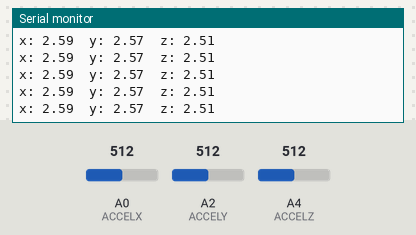
Simulated run of this sketch. Board: Arduino Uno, built with avr-gcc and run on an emulated ATmega328P. Parts: the last lines printed to the serial monitor. The inputs (shaded band) are chosen by the test bench; at power-on: A0 (ACCELX) = 512, A4 (ACCELZ) = 512, A2 (ACCELY) = 512.

Above: at 1.2 s.
1.3 s: A0 (ACCELX) set to 355
At 2.4 s:
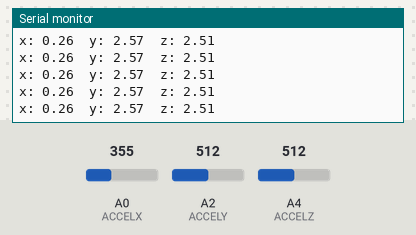
4.3 s: A0 (ACCELX) set to 330
At 5.3 s:
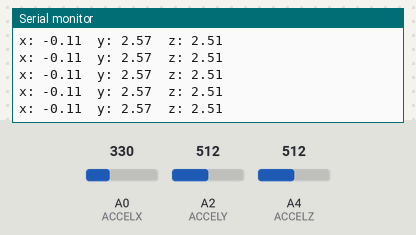
13.3 s: A4 (ACCELZ) set to 357
At 13.9 s:
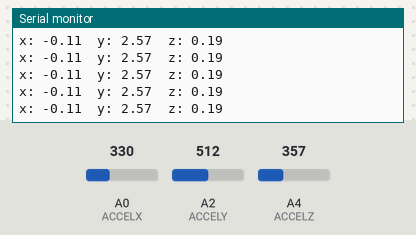
16.3 s: A4 (ACCELZ) set to 328
At 17.1 s:
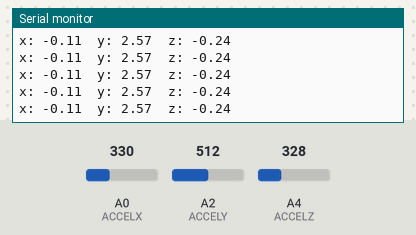
Timing chart, 0 to 18.8 s (numbered marks = the images above; inputs shaded):
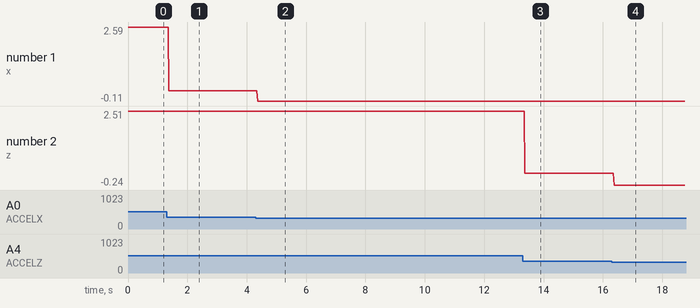

The sketch:

accelerometer_calibrate.ino
```cpp
#define ACCELX A0
#define ACCELY A2
#define ACCELZ A4


const float BIAS_X_1 = -0.09;
const float BIAS_Y_1 = 0.06;
const float BIAS_Z_1 = -0.10;

// increase this to decrease scale of values
const float VOLTS_PER_G_X_1 = 0.329;
const float VOLTS_PER_G_Y_1 = 0.331;
const float VOLTS_PER_G_Z_1 = 0.326;

const float BIAS_X_2 = 0.00;
const float BIAS_Y_2 = 0.03;
const float BIAS_Z_2 = -0.10;

// increase this to decrease scale of values
const float VOLTS_PER_G_X_2 = 0.329;
const float VOLTS_PER_G_Y_2 = 0.336;
const float VOLTS_PER_G_Z_2 = 0.326;

const float RESOLUTION = 1023.0;
const float RESOLUTION_3_3V = RESOLUTION * 3.3/5.0;

// calibrating accelerometer 1 or 2
bool accelOne = false;

// using serial plotter or monitor
bool plotter = false;


void setup() {
  // put your setup code here, to run once:
  Serial.begin(9600);
}

void loop() {
  // put your main code here, to run repeatedly:
  int rawX = analogRead(ACCELX);
  int rawY = analogRead(ACCELY);
  int rawZ = analogRead(ACCELZ);
  float calibratedZ;
  float calibratedY;
  float calibratedX;
  if(accelOne){
    calibratedZ = BIAS_Z_1 + ((rawZ/RESOLUTION_3_3V * 3.3 - 3.3/2)/VOLTS_PER_G_Z_1);
    calibratedY = BIAS_Y_1 + ((rawY/RESOLUTION_3_3V * 3.3 - 3.3/2)/VOLTS_PER_G_Y_1);
    calibratedX = BIAS_X_1 + ((rawX/RESOLUTION_3_3V * 3.3 - 3.3/2)/VOLTS_PER_G_X_1);
  }
  else{
    calibratedZ = BIAS_Z_2 + ((rawZ/RESOLUTION_3_3V * 3.3 - 3.3/2)/VOLTS_PER_G_Z_2);
    calibratedY = BIAS_Y_2 + ((rawY/RESOLUTION_3_3V * 3.3 - 3.3/2)/VOLTS_PER_G_Y_2);
    calibratedX = BIAS_X_2 + ((rawX/RESOLUTION_3_3V * 3.3 - 3.3/2)/VOLTS_PER_G_X_2);
  }

  // for outputting to either serial plotter or monitor
  if(plotter){
    Serial.print(calibratedX);
    Serial.print(" ");
    Serial.print(calibratedY);
    Serial.print(" ");
    Serial.println(calibratedZ);
  }
  else{
    Serial.print("x: ");
    Serial.print(calibratedX);
    Serial.print("\ty: ");
    Serial.print(calibratedY);
    Serial.print("\tz: ");
    Serial.println(calibratedZ);
  }

}
```

Measured:
- after the input at 1.3 s, the serial monitor: prints a new line after 0.08 s (image 1)
- after the input at 4.3 s, the serial monitor: prints a new line after 0.07 s (image 2)
- after the input at 13.3 s, the serial monitor: prints a new line after 0.07 s (image 3)
- after the input at 16.3 s, the serial monitor: prints a new line after 0.07 s (image 4)
- plotted number 1: 2.59 → 0.26 after the input at 1.3 s, 0.26 → -0.11 after the input at 4.3 s
- plotted number 2: 2.51 → 0.19 after the input at 13.3 s, 0.19 → -0.24 after the input at 16.3 s
